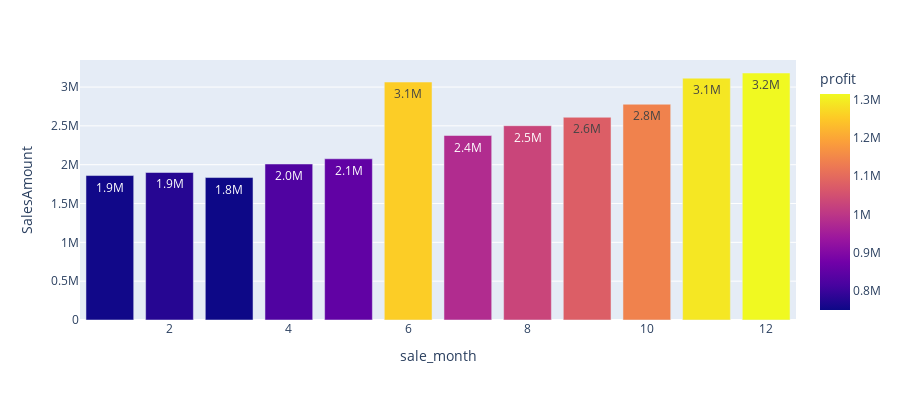

The notebook cell this image was saved under:
### Markdown cell above
#### Q2. What was the best month for sales? How much was earned that month ?

### Code cell
month_sales = df.groupby('sale_month').sum()[['SalesAmount', 'profit']]
month_sales.reset_index(inplace=True)
fig = px.bar(month_sales, x='sale_month', y='SalesAmount',text_auto='.2s',
             hover_data=['sale_month', 'SalesAmount'], color='profit',
             height=400)
fig.show()

### Figure 1 — Plotly figure (JSON) as saved in the notebook; plotly's stock layout.template omitted (floating-point values rounded to 4 significant figures)
{"data": [{"alignmentgroup": "True", "hovertemplate": "sale_month=%{x}<br>SalesAmount=%{y}<br>profit=%{marker.color}<extra></extra>", "legendgroup": "", "marker": {"color": [755100.0, 778700.0, 751200.0, 827400.0, 851900.0, 1256000.0, 979000.0, 1030000.0, 1076000.0, 1142000.0, 1291000.0, 1314000.0], "coloraxis": "coloraxis", "pattern": {"shape": ""}}, "name": "", "offsetgroup": "", "orientation": "v", "showlegend": false, "textposition": "auto", "texttemplate": "%{y:.2s}", "type": "bar", "x": [1, 2, 3, 4, 5, 6, 7, 8, 9, 10, 11, 12], "xaxis": "x", "y": [1860000.0, 1900000.0, 1835000.0, 2009000.0, 2076000.0, 3065000.0, 2376000.0, 2502000.0, 2611000.0, 2779000.0, 3115000.0, 3181000.0], "yaxis": "y"}], "layout": {"barmode": "relative", "coloraxis": {"colorbar": {"title": {"text": "profit"}}, "colorscale": [[0, "#0d0887"], [0.1111, "#46039f"], [0.2222, "#7201a8"], [0.3333, "#9c179e"], [0.4444, "#bd3786"], [0.5556, "#d8576b"], [0.6667, "#ed7953"], [0.7778, "#fb9f3a"], [0.8889, "#fdca26"], [1, "#f0f921"]]}, "height": 400, "legend": {"tracegroupgap": 0}, "margin": {"t": 60}, "xaxis": {"anchor": "y", "domain": [0, 1], "title": {"text": "sale_month"}}, "yaxis": {"anchor": "x", "domain": [0, 1], "title": {"text": "SalesAmount"}}}}
